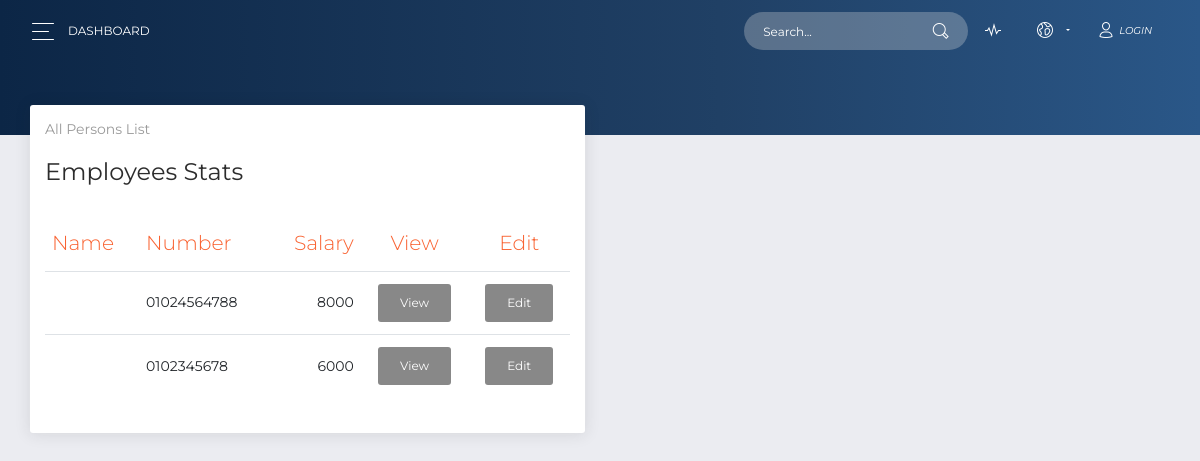
Screenshot of /Frontend/tasks/employees.php with the database file from the repository.
### tables this page shows
CREATE TABLE `user` (
  `ID` int(11) NOT NULL,
  `username` varchar(32) NOT NULL,
  `password` varchar(60) NOT NULL,
  `type` int(11) NOT NULL,
  `emp_ID` int(11) NOT NULL
);

CREATE TABLE `employee` (
  `ID` int(11) NOT NULL,
  `First_Name` varchar(24) NOT NULL,
  `Last_Name` varchar(24) NOT NULL,
  `email` varchar(32) NOT NULL,
  `address` varchar(24) NOT NULL,
  `Dep` varchar(30) NOT NULL,
  `mobile` varchar(24) NOT NULL,
  `DOB` date NOT NULL,
  `degree` varchar(24) NOT NULL,
  `emp_date` date NOT NULL,
  `salary` int(11) NOT NULL,
  `comp_id` int(11) NOT NULL
);

### Frontend/tasks/employees.php (the view, shortened to what this page needs)
<?php
$conn= mysqli_connect("localhost","root","","se");
?>
<!DOCTYPE html>
<html lang="en">
<head>
    <link rel="stylesheet" href="https://use.fontawesome.com/releases/v5.7.1/css/all.css"
>
    <link href="../assets/css/bootstrap.min.css" rel="stylesheet" />
    <link href="../assets/css/now-ui-dashboard.css?v=1.5.0" rel="stylesheet" />
    <link href="../assets/demo/demo.css" rel="stylesheet" />
</head>
<body class="">
    <div class="wrapper ">
        <div class="main-panel" id="main-panel">
            <nav class="navbar navbar-expand-lg navbar-transparent  bg-primary  navbar-absolute">
                <div class="container-fluid">
                    <div class="navbar-wrapper">
                        <div class="navbar-toggle">
                            <button type="button" class="navbar-toggler">
                                <span class="navbar-toggler-bar bar1"></span>
                                <span class="navbar-toggler-bar bar2"></span>
                                <span class="navbar-toggler-bar bar3"></span>
                            </button>
                        </div>
                        <a class="navbar-brand" href="#pablo">Dashboard</a>
                    </div>
                    <div class="collapse navbar-collapse justify-content-end" id="navigation">
                        <form>
                            <div class="input-group no-border">
                                <input type="text" value="" class="form-control" placeholder="Search...">
                                <div class="input-group-append">
                                    <div class="input-group-text">
                                        <i class="now-ui-icons ui-1_zoom-bold"></i>
                                    </div>
                                </div>
                            </div>
                        </form>
                        <ul class="navbar-nav">
                            <li class="nav-item">
                                <a class="nav-link" href="#pablo">
                                    <i class="now-ui-icons media-2_sound-wave"></i>
                                </a>
                            </li>
                            <li class="nav-item dropdown">
                                <a class="nav-link dropdown-toggle" id="navbarDropdownMenuLink" data-toggle="dropdown"
                                    aria-haspopup="true" aria-expanded="false">
                                    <i class="now-ui-icons location_world"></i>
                                </a>
                            </li>
                            <li class="nav-item">
                                <a class="nav-link" href="login.html">
                                    <i class="now-ui-icons users_single-02"></i>
                                    <i>Login</i>
                                </a>
                            </li>
                        </ul>
                    </div>
                </div>
            </nav>
            <div class="panel-header panel-header-sm">
            </div>
            <div class="content">
                <div class="row">
                    <div class=" col-md-6">
                        <div class="card">
                            <div class="card-header">
                                <h5 class="card-category">All Persons List</h5>
                                <h4 class="card-title"> Employees Stats</h4>
                            </div>
                            <div class="card-body">
                                <div class="table-responsive">
                                    <table class="table">
                                        <thead class=" text-primary">
                                            <th>
                                                Name
                                            </th>
                                            <th>
                                                Number
                                            </th>
                                            <th class="text-right">
                                                Salary
                                            </th>
                                            <th class="text-center">
                                                View
                                            </th>
                                            <th class="text-center">
                                                Edit
                                            </th>
                                        </thead>
                                        <tbody>
                                        <?php
                                            $q = "SELECT * FROM user  JOIN  employee ON user.emp_ID = employee.ID";
                                            $result = mysqli_query($conn, $q);
                                            if(mysqli_num_rows($result) > 0)
                                            {
                                                while($row = mysqli_fetch_array($result))
                                                {
                                                        $mobile = $row['mobile'];
                                                        $salary = $row['salary'];
                                            ?>
                                            <tr>
                                                <td>
                                                </td>
                                                <td>
                                                    <?php echo $mobile; ?>
                                                </td>
                                                <td class="text-right">
                                                <?php echo $salary; ?>
                                                </td>
                                                <td class="text-center">
                                                    <a class="btn" href="empView.php">View</a>
                                                </td>
                                                <td class="text-center">
                                                    <a class="btn" href="editEmployee.html">Edit</a>
                                                </td>
                                            </tr>
                                        <?php }
                                            }
                                        ?>
                                        </tbody>
                                    </table>
                                </div>
                            </div>
                        </div>
                    </div>
                </div>
            </div>
        </div>
</body>
</html>

### rows the page displays
user: emp_ID.mobile "01024564788", emp_ID.salary "8000"
user: emp_ID.mobile "0102345678", emp_ID.salary "6000"
